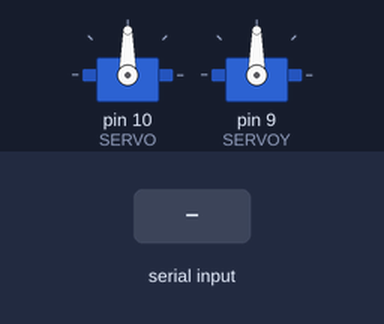
The sketch below on a simulated Arduino Uno, built with avr-gcc and run on an emulated ATmega328P. On the bench: 2 × servo. The inputs (shaded band) are chosen by the test bench.

Above: at 1.2 s.
1.3 s: "A" received over Serial
At 2.1 s:
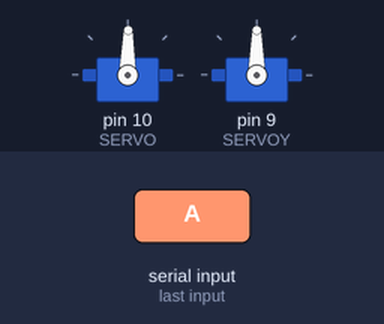
2.8 s: "B" received over Serial
At 3.8 s:
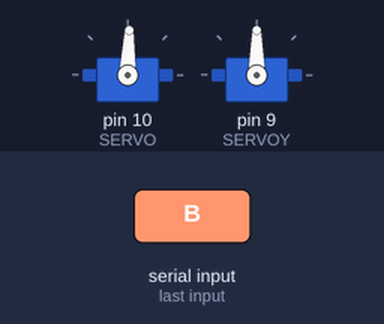
Timing chart, 0 to 5.8 s (numbered marks = the images above; inputs shaded):
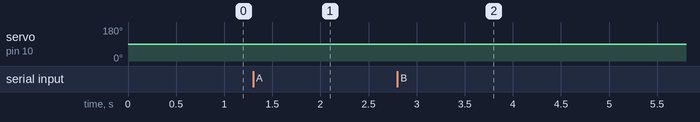

Measured:
- after the input at 1.3 s, servo on pin 10 (SERVO): 90° → 89° after 0.05 s
- after the input at 2.8 s, servo on pin 10 (SERVO): 89° → 88° at once

The sketch:

camera_segue.ino
```cpp
#include <Servo.h>

#define SERVO 10
#define SERVOY 9
Servo S;
Servo SY;

int pos = 90;
int counter = 90;

int posY = 90;
int counterY = 90;

char comando;

void setup() {
  Serial.begin(9600);

 S.attach(SERVO);
 S.write(90);

 SY.attach(SERVOY);
 SY.write(90);

}

void loop() {

  if (!Serial.available()) comando = 'Z';

  while (Serial.available()) {
    comando = Serial.read();
  }


  if (comando == 'A') {
   direita();
   counter = pos;
  }

 else if (comando == 'B') {
  esquerda();
  counter = pos;
  }

  else if (comando == 'C') {
   cima();
   counterY = posY;
  }

 else if (comando == 'D') {
  baixo();
  counterY = posY;
  }
}


void esquerda() {
 for(pos; pos<counter+1; pos++)
 {
    S.write(pos);
    delay(50);
 }
 delay(20);
}


void direita() {
  for(pos; pos>=counter-1; pos--){
    S.write(pos);
    delay(50);
 }
 delay(20);
}


void cima() {
 for(posY; posY<counterY+1; posY++)
 {
    SY.write(posY);
    delay(50);
 }
 delay(20);
}


void baixo() {
  for(posY; posY>=counterY-1; posY--){
    SY.write(posY);
    delay(50);
 }
 delay(20);
}
```
